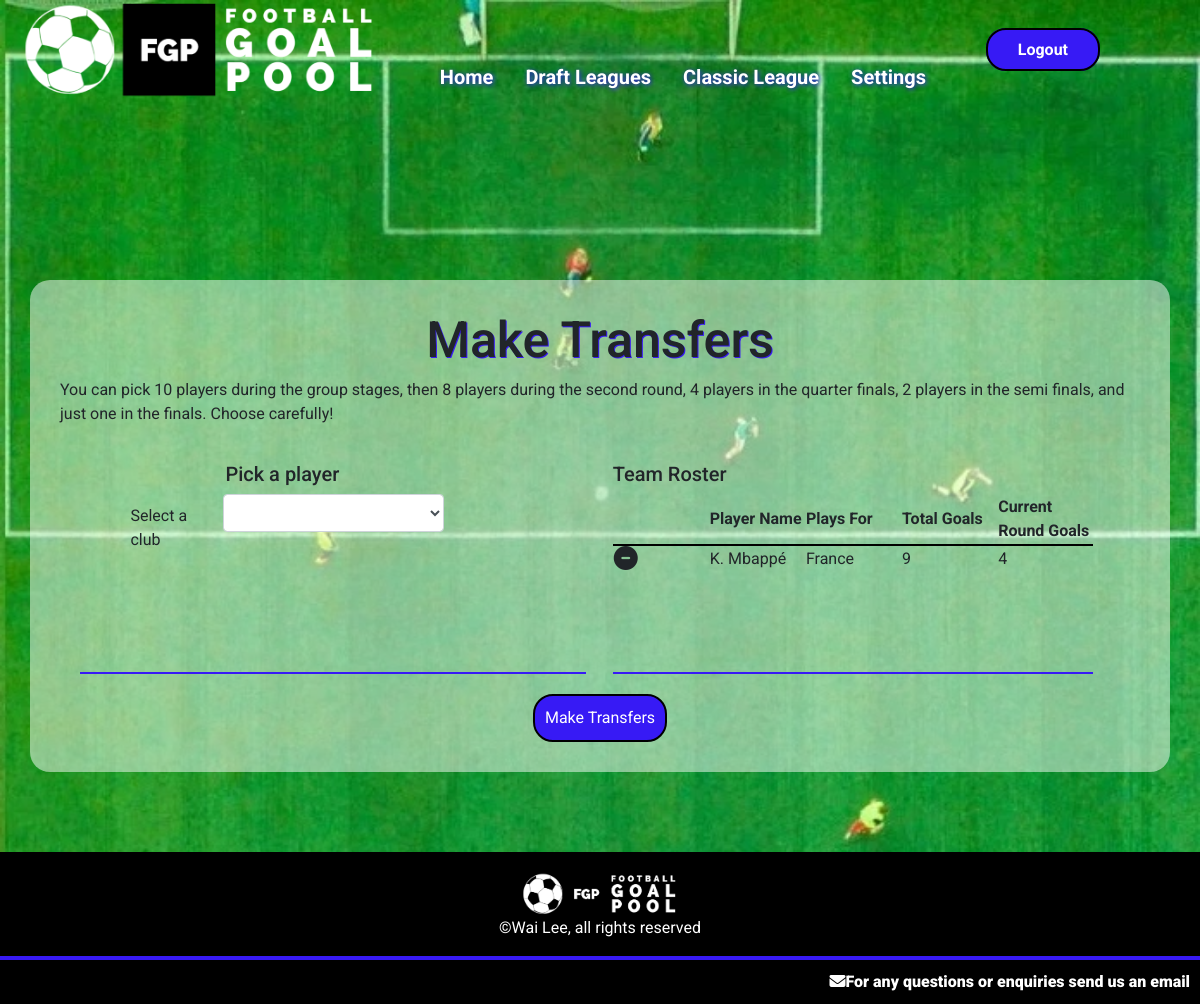
/globaltransfers (signed in), run on the app's committed database.
### goalpoolapp/models.py (models this page shows, shortened)
class Player(models.Model):
    playercode = models.IntegerField()
    leagues = models.ManyToManyField(League, related_name="leagueplayers", blank=True)
    nickname = models.CharField(max_length=64)
    goals = models.IntegerField(default=0)
    country = models.ForeignKey(Country, on_delete=models.CASCADE, related_name="players")
    currentweekgoals = models.IntegerField(default=0)
    position = models.CharField(max_length=12)
    pic = models.CharField(max_length=100)

class Country(models.Model):
    countryname = models.CharField(max_length=20)
    countrypic = models.CharField(max_length=100)
    countryid = models.IntegerField()

### goalpoolapp/views.py (the view, shortened to what this page needs)
# urls.py: path('globaltransfers', views.globaltransfers, name='globaltransfers'),
@login_required
def globaltransfers(request):
    global_league = getGlobalLeague()
    userteam = Team.objects.get(league=global_league, manager=request.user)
    if request.method == "GET":
        return render(request, 'goalpoolapp/globaltransfers.html', {
            'league': global_league,
            'team': userteam
        })

### goalpoolapp/functions.py (called while the page is built)
def getGlobalLeague():
    return League.objects.get(id='19')

### goalpoolapp/templates/goalpoolapp/globaltransfers.html (shortened to what this page needs)
{% extends "goalpoolapp/layout.html" %}
{% load static %}
{% block body %}
<div id="main-page-content-container">
    <div id="main-page-content">
        <h2>Make Transfers</h2>
        <p> You can pick 10 players during the group stages, then 8 players during the second round, 4 players in the quarter finals, 2 players in the semi finals, and just one in the finals. Choose carefully!</p>
        <div class="leagueinformation">
            <div class="form-container">
                <div class="form-group centeredinput">
                    <h5>Pick a player</h5>
                    <div class="form-group draftselect">
                        <label for="teamselect" class="label teamlabel">Select a club</label>
                        <select id="globalteamselect" class="form-control"></select>
                    </div>
                </div>
            </div>
            <div id="globalteamtable">
                <div class="form-container">
                    <h5>Team Roster</h5>
                    <table class="playerleaguetable" id="pickplayertable">
                        <tr>
                            <th></th>
                            <th>Player Name</th>
                            <th>Plays For</th>
                            <th>Total Goals</th>
                            <th>Current Round Goals</th>
                        </tr>
                        {% for player in team.provisionalplayers.all %}
                            <tr id="row{{ player.playercode }}">
                                <td>
                                    <a class="removeplayer" data-value="{{ player.playercode }}">
                                        <i class="fa-solid fa-circle-minus fa-xl"></i>
                                    </a>
                                </td>
                                <td id="name{{ player.playercode }}">{{ player.nickname }}</td>
                                <td>{{ player.country }}</td>
                                <td>{{ player.goals }}</td>
                                <td>{{ player.currentweekgoals }}</td>
                            </tr>
                        {% empty %}
                            {% for player in team.players.all %}
                            <tr id="row{{ player.playercode }}">
                                <td>
                                    <a class="removeplayer" data-value="{{ player.playercode }}">
                                        <i class="fa-solid fa-circle-minus fa-xl"></i>
                                    </a>
                                </td>
                                <td id="name{{ player.playercode }}">{{ player.nickname }}</td>
                                <td>{{ player.country.countryname }}</td>
                                <td>{{ player.goals }}</td>
                                <td>{{ player.currentweekgoals }}</td>
                            </tr>
                            {% endfor %}
                        {% endfor %}
                    </table>
                </div>
            </div>
    </div>
    <span class="button" id="transfersubmit">Make Transfers</span>
</div>
{% endblock %}

### goalpoolapp/static/goalpoolapp/styles.css (style rules this page uses)
* { font-family: 'Roboto', sans-serif; }
h2 { font-size: 50px; text-shadow: 1px 1px #371af5; text-align: center; }
body { min-height: 100vh; display: flex; flex-direction: column; }
.button { background-color: #371af5; padding: 10px; border-radius: 20px; color: white; border: solid black 2px; }
th { width: 20%; border-bottom: solid black 2px; }
tr { height: 20px; }
.centeredinput { display: flex; flex-direction: column; align-items: center; width: 80%; }
.form-container { border-bottom: #371af5 solid 2px; width: 90%; }
#main-page-content-container { display: flex; flex-direction: column; align-items: center; padding: 30px; }
#main-page-content { max-width: 1200px; background-color: #FFFFFF80; display: flex; flex-direction: column; align-items: center; padding: 30px; margin-top: 250px; border-radius: 20px; }
.leagueinformation { display: flex; flex-direction: row; justify-content: space-between; width: 100%; padding: 20px; }
.draftselect { display: flex; width: 80%; }
#pickplayertable { font-size: 16px; margin-bottom: 100px; }
#globalteamtable { width: 95%; display: flex; flex-direction: column; align-items: center; }
.teamlabel { width: 45%; padding: 10px; }

### data on the page
Player: {{ player.playercode }} 278 (drawn), nickname "K. Mbappé", country.countryname "France", goals "9", currentweekgoals "4"
